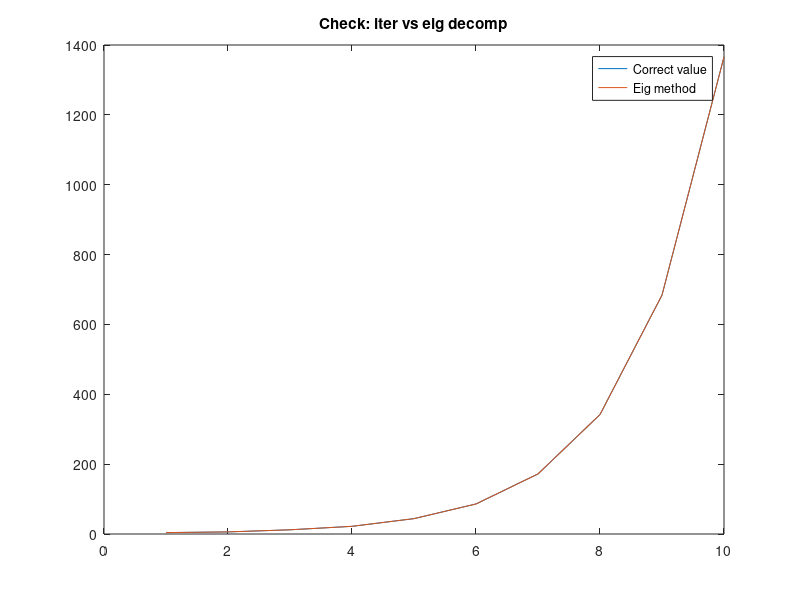

Recreate this plot in MATLAB.
clear; close all; clc
% AR(n) model (no constant) x_t = a_(1)x_(n-1)+ ... + a_(n)x_(t-n)
% X_t = [x_t ... x_(t - n+1)];
% X_t = A X_(t-1) -> [x_t x_t-1 ... x_t-n+1]' = A[x_t-1 ... x_t-m]'
% -> x_t = A_1 [x_t-1 ... x_t-m] -> first row of A is [a_1 ... a_n]
% -> x_t-1 = A_2 [x_t-1 ... x_t-m] -> second row of A is [1 0 ... 0 ]
% -> x_t-n+1 = A_n [x_t-1 ... x_t-m] -> n row of A is [0 ... 0 1 0]
% So, A = [a_1 a_2 ... a_n; 1 0 ... 0 ; ... ; 0 0 .. 1 0 ]
% lambda are eigenvalues of A collected into a vector
% x_t = c lambda^t
% x_0 = c lambda^0
% x_-1 = c lambda^(-1)
% x_-2 = c lambda^(-2)

a1 = 2; a2 = 1; a3 = -2;
x0 = 2; xm1 = 2; xm2 = 1;

T = 10; t = 1:T;
X = NaN(T,1);
for tt=t
    if tt ==3
        X(tt,1) = a1*X(tt-1,1) + a2*X(tt-2,1) + a3*x0;
    elseif tt ==2
        X(tt,1) = a1*X(tt-1,1) + a2*x0 + a3*xm1;
    elseif tt==1
        X(tt,1) = a1*x0 + a2*xm1 + a3*xm2;
    else
        X(tt,1) = a1*X(tt-1,1) + a2*X(tt-2,1) + a3*X(tt-3,1);
    end
end

A = [a1 a2 a3; 1 0 0; 0 1 0];
%D = eig(A)';
D = [2 1 -1]; % ordering of eigenvalues in my writeup


Dm = [D.^0; D.^(-1); D.^(-2)];
X0 = [x0; xm1; xm2];
C = inv(Dm)*X0;

Xcheck =NaN(T,1);
for tt=t
   Xcheck(tt,1) = (D.^tt)*C; 
end

figure
plot(Xcheck)
hold on
plot(X)
hold off
title('Check: iter vs eig decomp')
legend('Correct value','Eig method')
set(gcf,'Color',[1 1 1])

return
C = Dm\[x0; xm1; xm2];

Xcheck =NaN(T,1);
for tt = t
    Xcheck(tt,1) = D.^(tt)*C;
end

figure
plot(t,X(:),'k-')
hold on
plot(t,Xcheck(:),'r-.')
hold off
title('Check: iter vs eig decomp')
legend('Correct value','Eig method')